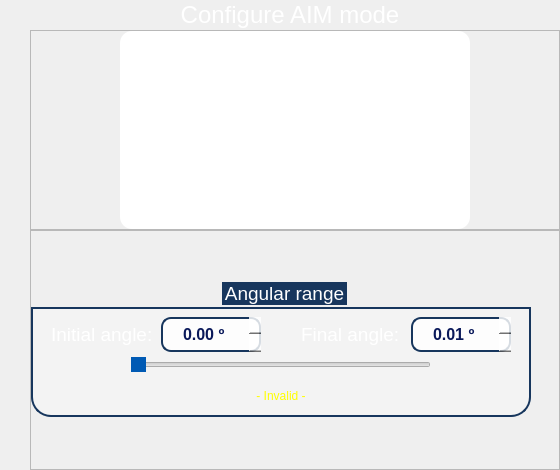
                <widget class="QWidget" name="page_AIM_config">
                 <layout class="QVBoxLayout" name="verticalLayout_7">
                  <property name="spacing">
                   <number>0</number>
                  </property>
                  <property name="leftMargin">
                   <number>30</number>
                  </property>
                  <property name="topMargin">
                   <number>0</number>
                  </property>
                  <property name="rightMargin">
                   <number>0</number>
                  </property>
                  <property name="bottomMargin">
                   <number>0</number>
                  </property>
                  <item>
                   <widget class="QLabel" name="configAIM_label_3">
                    <property name="sizePolicy">
                     <sizepolicy hsizetype="Preferred" vsizetype="Expanding">
                      <horstretch>0</horstretch>
                      <verstretch>0</verstretch>
                     </sizepolicy>
                    </property>
                    <property name="minimumSize">
                     <size>
                      <width>0</width>
                      <height>30</height>
                     </size>
                    </property>
                    <property name="maximumSize">
                     <size>
                      <width>520</width>
                      <height>40</height>
                     </size>
                    </property>
                    <property name="font">
                     <font>
                      <family>Ubuntu</family>
                      <pointsize>18</pointsize>
                      <weight>62</weight>
                      <italic>false</italic>
                      <bold>true</bold>
                     </font>
                    </property>
                    <property name="styleSheet">
                     <string notr="true">font: 500 18pt &quot;Ubuntu&quot;;</string>
                    </property>
                    <property name="text">
                     <string>&lt;html&gt;&lt;head/&gt;&lt;body&gt;&lt;p align=&quot;center&quot;&gt;&lt;span style=&quot; color:#ffffff;&quot;&gt;Configure AIM mode&lt;/span&gt;&lt;/p&gt;&lt;/body&gt;&lt;/html&gt;</string>
                    </property>
                   </widget>
                  </item>
                  <item>
                   <widget class="QFrame" name="frame_13">
                    <property name="sizePolicy">
                     <sizepolicy hsizetype="Preferred" vsizetype="Minimum">
                      <horstretch>0</horstretch>
                      <verstretch>0</verstretch>
                     </sizepolicy>
                    </property>
                    <property name="minimumSize">
                     <size>
                      <width>530</width>
                      <height>200</height>
                     </size>
                    </property>
                    <property name="maximumSize">
                     <size>
                      <width>530</width>
                      <height>250</height>
                     </size>
                    </property>
                    <property name="frameShape">
                     <enum>QFrame::StyledPanel</enum>
                    </property>
                    <property name="frameShadow">
                     <enum>QFrame::Raised</enum>
                    </property>
                    <layout class="QHBoxLayout" name="horizontalLayout_40">
                     <property name="spacing">
                      <number>0</number>
                     </property>
                     <property name="leftMargin">
                      <number>0</number>
                     </property>
                     <property name="topMargin">
                      <number>0</number>
                     </property>
                     <property name="rightMargin">
                      <number>0</number>
                     </property>
                     <property name="bottomMargin">
                      <number>0</number>
                     </property>
                     <item>
                      <spacer name="horizontalSpacer_68">
                       <property name="orientation">
                        <enum>Qt::Horizontal</enum>
                       </property>
                       <property name="sizeType">
                        <enum>QSizePolicy::Preferred</enum>
                       </property>
                       <property name="sizeHint" stdset="0">
                        <size>
                         <width>70</width>
                         <height>17</height>
                        </size>
                       </property>
                      </spacer>
                     </item>
                     <item>
                      <widget class="QPushButton" name="pushButton_13">
                       <property name="maximumSize">
                        <size>
                         <width>350</width>
                         <height>250</height>
                        </size>
                       </property>
                       <property name="styleSheet">
                        <string notr="true">border-radius:12px;
background-color: rgb(255, 255, 255);</string>
                       </property>
                       <property name="text">
                        <string/>
                       </property>
                       <property name="icon">
                        <iconset resource="icons_.qrc">
                         <normaloff>:/icons/icons/aim.png</normaloff>:/icons/icons/aim.png</iconset>
                       </property>
                       <property name="iconSize">
                        <size>
                         <width>300</width>
                         <height>300</height>
                        </size>
                       </property>
                      </widget>
                     </item>
                     <item>
                      <spacer name="horizontalSpacer_69">
                       <property name="orientation">
                        <enum>Qt::Horizontal</enum>
                       </property>
                       <property name="sizeType">
                        <enum>QSizePolicy::Preferred</enum>
                       </property>
                       <property name="sizeHint" stdset="0">
                        <size>
                         <width>70</width>
                         <height>17</height>
                        </size>
                       </property>
                      </spacer>
                     </item>
                    </layout>
                   </widget>
                  </item>
                  <item>
                   <widget class="QFrame" name="frame_14">
                    <property name="sizePolicy">
                     <sizepolicy hsizetype="Preferred" vsizetype="Preferred">
                      <horstretch>0</horstretch>
                      <verstretch>0</verstretch>
                     </sizepolicy>
                    </property>
                    <property name="minimumSize">
                     <size>
                      <width>530</width>
                      <height>240</height>
                     </size>
                    </property>
                    <property name="maximumSize">
                     <size>
                      <width>530</width>
                      <height>250</height>
                     </size>
                    </property>
                    <property name="frameShape">
                     <enum>QFrame::StyledPanel</enum>
                    </property>
                    <property name="frameShadow">
                     <enum>QFrame::Raised</enum>
                    </property>
                    <layout class="QVBoxLayout" name="verticalLayout_28">
                     <property name="spacing">
                      <number>0</number>
                     </property>
                     <property name="leftMargin">
                      <number>0</number>
                     </property>
                     <property name="topMargin">
                      <number>0</number>
                     </property>
                     <property name="rightMargin">
                      <number>0</number>
                     </property>
                     <property name="bottomMargin">
                      <number>0</number>
                     </property>
                     <item>
                      <widget class="QGroupBox" name="Angular_range_3">
                       <property name="sizePolicy">
                        <sizepolicy hsizetype="Preferred" vsizetype="Fixed">
                         <horstretch>0</horstretch>
                         <verstretch>0</verstretch>
                        </sizepolicy>
                       </property>
                       <property name="minimumSize">
                        <size>
                         <width>400</width>
                         <height>130</height>
                        </size>
                       </property>
                       <property name="maximumSize">
                        <size>
                         <width>500</width>
                         <height>135</height>
                        </size>
                       </property>
                       <property name="font">
                        <font>
                         <family>Ubuntu</family>
                         <pointsize>14</pointsize>
                         <weight>50</weight>
                         <italic>false</italic>
                         <bold>false</bold>
                        </font>
                       </property>
                       <property name="styleSheet">
                        <string notr="true">QGroupBox  {
	font: 14pt &quot;Ubuntu&quot;;
	background-color: rgba(255, 255, 255,70);
    border: 2px solid;
    border-color: #FF17365D;
    margin-top: 25px;
	margin-bottom: 0px;
    border-bottom-left-radius: 20px;
	border-bottom-right-radius: 20px;
}

QGroupBox::title  {
    subcontrol-origin: margin;
    subcontrol-position: top center;
    padding: 5px 8000px 5px 8000px;
    background-color: #FF17365D;
    color: rgb(255, 255, 255);
}
</string>
                       </property>
                       <property name="title">
                        <string>Angular range</string>
                       </property>
                       <property name="alignment">
                        <set>Qt::AlignLeading|Qt::AlignLeft|Qt::AlignTop</set>
                       </property>
                       <property name="checked">
                        <bool>false</bool>
                       </property>
                       <layout class="QVBoxLayout" name="verticalLayout_29">
                        <property name="spacing">
                         <number>0</number>
                        </property>
                        <property name="leftMargin">
                         <number>0</number>
                        </property>
                        <property name="topMargin">
                         <number>8</number>
                        </property>
                        <property name="rightMargin">
                         <number>0</number>
                        </property>
                        <property name="bottomMargin">
                         <number>0</number>
                        </property>
                        <item>
                         <layout class="QHBoxLayout" name="horizontalLayout_41">
                          <property name="spacing">
                           <number>0</number>
                          </property>
                          <item>
                           <spacer name="horizontalSpacer_70">
                            <property name="orientation">
                             <enum>Qt::Horizontal</enum>
                            </property>
                            <property name="sizeHint" stdset="0">
                             <size>
                              <width>13</width>
                              <height>20</height>
                             </size>
                            </property>
                           </spacer>
                          </item>
                          <item>
                           <widget class="QLabel" name="label_26">
                            <property name="minimumSize">
                             <size>
                              <width>110</width>
                              <height>0</height>
                             </size>
                            </property>
                            <property name="maximumSize">
                             <size>
                              <width>110</width>
                              <height>25</height>
                             </size>
                            </property>
                            <property name="font">
                             <font>
                              <family>Ubuntu</family>
                              <pointsize>14</pointsize>
                              <weight>50</weight>
                              <italic>false</italic>
                              <bold>false</bold>
                             </font>
                            </property>
                            <property name="styleSheet">
                             <string notr="true">font: 14pt &quot;Ubuntu&quot;;
</string>
                            </property>
                            <property name="text">
                             <string>&lt;html&gt;&lt;head/&gt;&lt;body&gt;&lt;p&gt;&lt;span style=&quot; color:#ffffff;&quot;&gt;Initial angle:&lt;/span&gt;&lt;/p&gt;&lt;/body&gt;&lt;/html&gt;</string>
                            </property>
                           </widget>
                          </item>
                          <item>
                           <widget class="QDoubleSpinBox" name="a1_3">
                            <property name="sizePolicy">
                             <sizepolicy hsizetype="Minimum" vsizetype="Fixed">
                              <horstretch>0</horstretch>
                              <verstretch>0</verstretch>
                             </sizepolicy>
                            </property>
                            <property name="minimumSize">
                             <size>
                              <width>100</width>
                              <height>30</height>
                             </size>
                            </property>
                            <property name="maximumSize">
                             <size>
                              <width>120</width>
                              <height>35</height>
                             </size>
                            </property>
                            <property name="font">
                             <font>
                              <family>Ubuntu</family>
                              <pointsize>12</pointsize>
                              <weight>87</weight>
                              <italic>false</italic>
                              <bold>true</bold>
                             </font>
                            </property>
                            <property name="styleSheet">
                             <string notr="true">
QDoubleSpinBox
{
color: rgb(10, 25, 90);
font: 700 12pt &quot;Ubuntu&quot;;
border: 2px solid;
border-color: #FF17365D;
background-color: rgba(255, 255, 255,210);
border-radius:10px;
}

QDoubleSpinBox::up-button
{
    border-left-width: 1px;
    border-left-color: darkgray;
    border-left-style: solid; /* just a single line */
    border-top-right-radius: 3px; /* same radius as the QComboBox */
    border-bottom-right-radius: 3px;
	image: url(:/icons/icons/arrow-up.png);
	width: 25;
}
QDoubleSpinBox::down-button
{
    border-left-width: 1px;
    border-left-color: darkgray;
    border-left-style: solid; /* just a single line */
    border-top-right-radius: 3px; /* same radius as the QComboBox */
    border-bottom-right-radius: 3px;
	image: url(:/icons/icons/arrow-down.png);
	width: 25;
}</string>
                            </property>
                            <property name="wrapping">
                             <bool>true</bool>
                            </property>
                            <property name="frame">
                             <bool>false</bool>
                            </property>
                            <property name="alignment">
                             <set>Qt::AlignCenter</set>
                            </property>
                            <property name="buttonSymbols">
                             <enum>QAbstractSpinBox::UpDownArrows</enum>
                            </property>
                            <property name="accelerated">
                             <bool>true</bool>
                            </property>
                            <property name="suffix">
                             <string> º</string>
                            </property>
                            <property name="maximum">
                             <double>89.989999999999995</double>
                            </property>
                            <property name="singleStep">
                             <double>0.010000000000000</double>
                            </property>
                           </widget>
                          </item>
                          <item>
                           <spacer name="horizontalSpacer_71">
                            <property name="orientation">
                             <enum>Qt::Horizontal</enum>
                            </property>
                            <property name="sizeHint" stdset="0">
                             <size>
                              <width>40</width>
                              <height>20</height>
                             </size>
                            </property>
                           </spacer>
                          </item>
                          <item>
                           <widget class="QLabel" name="label_27">
                            <property name="minimumSize">
                             <size>
                              <width>110</width>
                              <height>0</height>
                             </size>
                            </property>
                            <property name="maximumSize">
                             <size>
                              <width>110</width>
                              <height>25</height>
                             </size>
                            </property>
                            <property name="font">
                             <font>
                              <family>Ubuntu</family>
                              <pointsize>14</pointsize>
                              <weight>50</weight>
                              <italic>false</italic>
                              <bold>false</bold>
                             </font>
                            </property>
                            <property name="styleSheet">
                             <string notr="true">font: 14pt &quot;Ubuntu&quot;;</string>
                            </property>
                            <property name="text">
                             <string>&lt;html&gt;&lt;head/&gt;&lt;body&gt;&lt;p&gt;&lt;span style=&quot; color:#ffffff;&quot;&gt;Final angle:  &lt;/span&gt;&lt;/p&gt;&lt;/body&gt;&lt;/html&gt;</string>
                            </property>
                           </widget>
                          </item>
                          <item>
                           <widget class="QDoubleSpinBox" name="a2_3">
                            <property name="sizePolicy">
                             <sizepolicy hsizetype="Minimum" vsizetype="Fixed">
                              <horstretch>0</horstretch>
                              <verstretch>0</verstretch>
                             </sizepolicy>
                            </property>
                            <property name="minimumSize">
                             <size>
                              <width>100</width>
                              <height>30</height>
                             </size>
                            </property>
                            <property name="maximumSize">
                             <size>
                              <width>120</width>
                              <height>35</height>
                             </size>
                            </property>
                            <property name="font">
                             <font>
                              <family>Ubuntu</family>
                              <pointsize>12</pointsize>
                              <weight>87</weight>
                              <italic>false</italic>
                              <bold>true</bold>
                             </font>
                            </property>
                            <property name="styleSheet">
                             <string notr="true">
QDoubleSpinBox
{
color: rgb(10, 25, 90);
font: 700 12pt &quot;Ubuntu&quot;;
border: 2px solid;
border-color: #FF17365D;
background-color: rgba(255, 255, 255,210);
border-radius:10px;
}

QDoubleSpinBox::up-button
{
    border-left-width: 1px;
    border-left-color: darkgray;
    border-left-style: solid; /* just a single line */
    border-top-right-radius: 3px; /* same radius as the QComboBox */
    border-bottom-right-radius: 3px;
	image: url(:/icons/icons/arrow-up.png);
	width: 25;
}
QDoubleSpinBox::down-button
{
    border-left-width: 1px;
    border-left-color: darkgray;
    border-left-style: solid; /* just a single line */
    border-top-right-radius: 3px; /* same radius as the QComboBox */
    border-bottom-right-radius: 3px;
	image: url(:/icons/icons/arrow-down.png);
	width: 25;
}</string>
                            </property>
                            <property name="wrapping">
                             <bool>true</bool>
                            </property>
                            <property name="frame">
                             <bool>false</bool>
                            </property>
                            <property name="alignment">
                             <set>Qt::AlignCenter</set>
                            </property>
                            <property name="buttonSymbols">
                             <enum>QAbstractSpinBox::UpDownArrows</enum>
                            </property>
                            <property name="accelerated">
                             <bool>true</bool>
                            </property>
                            <property name="suffix">
                             <string> º</string>
                            </property>
                            <property name="minimum">
                             <double>0.010000000000000</double>
                            </property>
                            <property name="maximum">
                             <double>90.000000000000000</double>
                            </property>
                            <property name="singleStep">
                             <double>0.010000000000000</double>
                            </property>
                           </widget>
                          </item>
                          <item>
                           <spacer name="horizontalSpacer_72">
                            <property name="orientation">
                             <enum>Qt::Horizontal</enum>
                            </property>
                            <property name="sizeHint" stdset="0">
                             <size>
                              <width>17</width>
                              <height>20</height>
                             </size>
                            </property>
                           </spacer>
                          </item>
                         </layout>
                        </item>
                        <item>
                         <layout class="QHBoxLayout" name="horizontalLayout_42">
                          <property name="spacing">
                           <number>0</number>
                          </property>
                          <item>
                           <spacer name="horizontalSpacer_73">
                            <property name="orientation">
                             <enum>Qt::Horizontal</enum>
                            </property>
                            <property name="sizeHint" stdset="0">
                             <size>
                              <width>40</width>
                              <height>20</height>
                             </size>
                            </property>
                           </spacer>
                          </item>
                          <item>
                           <widget class="QSlider" name="horizontalSlider_5">
                            <property name="minimumSize">
                             <size>
                              <width>300</width>
                              <height>25</height>
                             </size>
                            </property>
                            <property name="maximumSize">
                             <size>
                              <width>16777215</width>
                              <height>25</height>
                             </size>
                            </property>
                            <property name="styleSheet">
                             <string notr="true">
QSlider::handle:horizontal {
	background-color: rgb(0,90,180);
    width:64px;
    height:64px;
}

</string>
                            </property>
                            <property name="orientation">
                             <enum>Qt::Horizontal</enum>
                            </property>
                           </widget>
                          </item>
                          <item>
                           <spacer name="horizontalSpacer_74">
                            <property name="orientation">
                             <enum>Qt::Horizontal</enum>
                            </property>
                            <property name="sizeHint" stdset="0">
                             <size>
                              <width>40</width>
                              <height>20</height>
                             </size>
                            </property>
                           </spacer>
                          </item>
                         </layout>
                        </item>
                        <item>
                         <widget class="QLabel" name="label_28">
                          <property name="styleSheet">
                           <string notr="true">font: 14pt &quot;Ubuntu&quot;;
</string>
                          </property>
                          <property name="text">
                           <string>&lt;html&gt;&lt;head/&gt;&lt;body&gt;&lt;p&gt;&lt;span style=&quot; color:#ffff00;&quot;&gt;- Invalid -&lt;/span&gt;&lt;/p&gt;&lt;/body&gt;&lt;/html&gt;</string>
                          </property>
                          <property name="alignment">
                           <set>Qt::AlignCenter</set>
                          </property>
                         </widget>
                        </item>
                       </layout>
                      </widget>
                     </item>
                    </layout>
                   </widget>
                  </item>
                 </layout>
                </widget>
